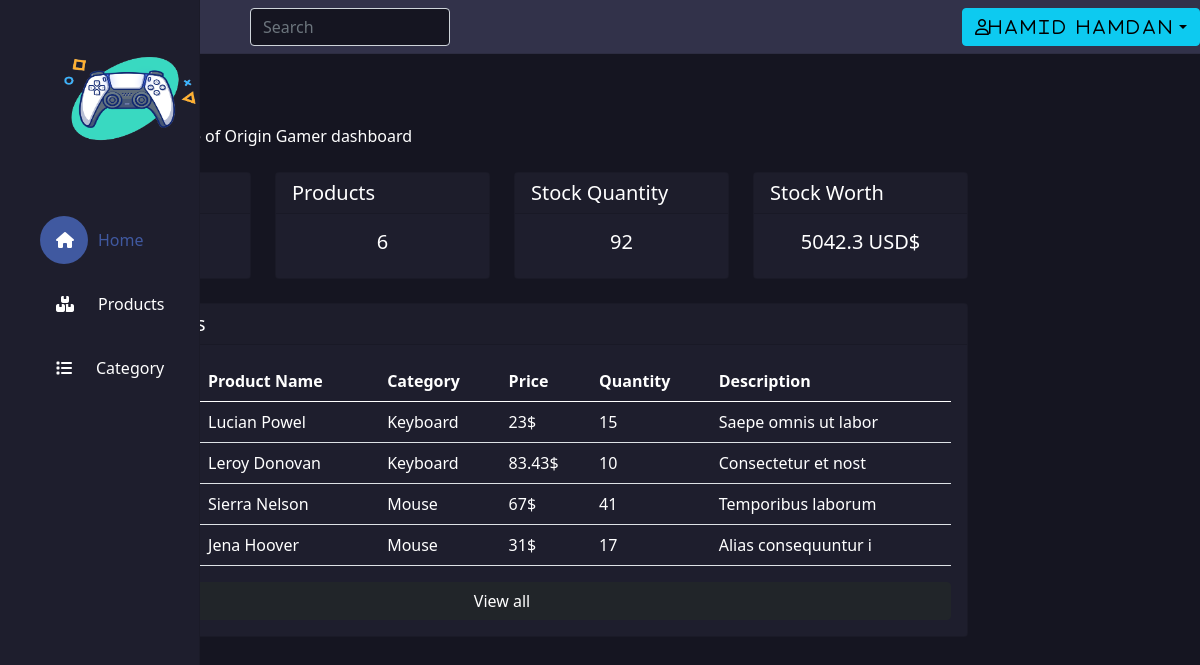
Page /core/ (signed in) on the earlier database version.
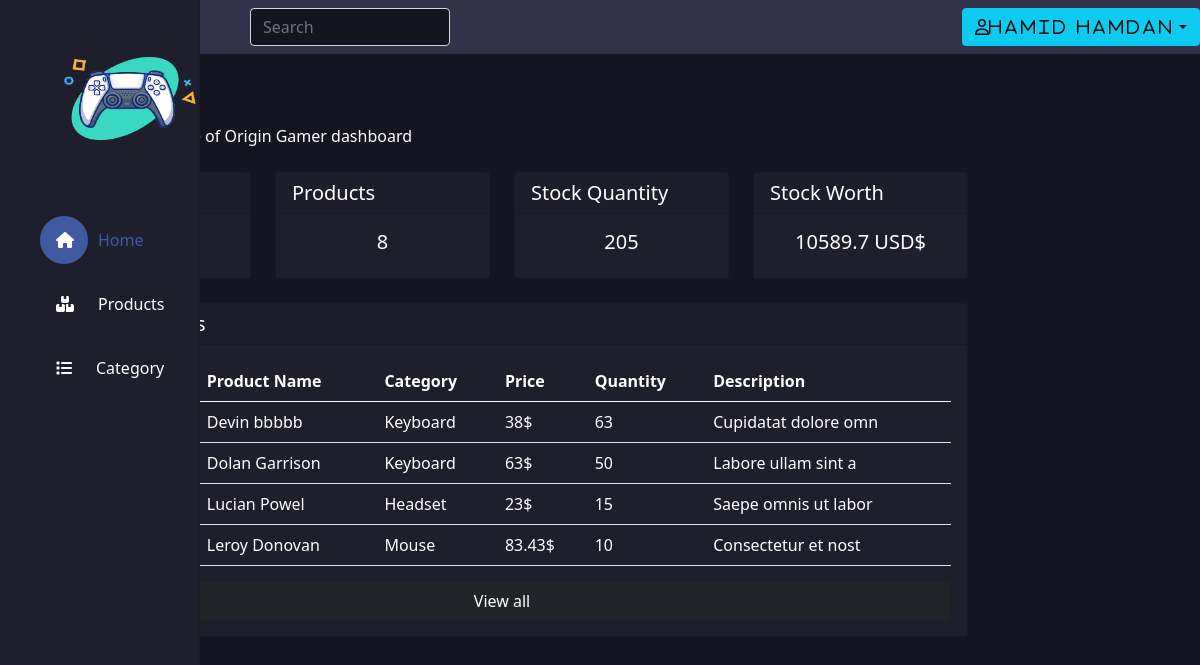
Same page on the later database version.
### tables this page shows
CREATE TABLE `products` (
  `id` int(11) NOT NULL,
  `name` varchar(255) NOT NULL,
  `id_category` int(11) NOT NULL,
  `id_user` int(11) NOT NULL,
  `picture` text NOT NULL,
  `price` float NOT NULL,
  `quantity` int(11) NOT NULL,
  `description` text NOT NULL
);

CREATE TABLE `category` (
  `id` int(11) NOT NULL,
  `name` varchar(255) NOT NULL
);

### controller/database.php (called while the page is built, shortened)
<?php
    function connect(){
        $serv = $_ENV['DB_SERVERNAME'];
        $user = $_ENV['DB_USERNAME'];
        $password = $_ENV['DB_USERPASSWORD'];
        $DB = $_ENV['DB_DATABASE'];
        $con = new mysqli($serv , $user , $password , $DB);
        return $con;
    }
?>

### controller/products.php (called while the page is built, shortened)
<?php
require_once('../controller/database.php');
function GetProducts(){
    $sql = "SELECT p.id AS idProduct, p.name AS nameProduct, p.id_category AS idCategory, p.picture, p.quantity, p.price, p.description, c.name AS nameCategory, c.id AS idCategory
        FROM products p LEFT JOIN category c ON p.id_category = c.id ORDER BY p.id DESC;";
    $result = connect() -> query($sql);
    return $result;
}
function CountProducts(){
    $sql = "SELECT * FROM products";
    $result = connect() -> query($sql);
    return $result;
}
function FourProducts(){
    $sql = "SELECT * FROM products ORDER BY id DESC LIMIT 4 ";
    $result = connect() -> query($sql);
    return $result;
}
function TotalQuantity(){
        $sql = "SELECT SUM(quantity) AS total FROM products";
        $result = connect() -> query($sql);
        return $result;
}

### include/require.php (called while the page is built, shortened)
<?php
include('../controller/products.php');
include('../controller/category.php');
$AllProducts = GetProducts();
$FourProducts = FourProducts();
$AllCategories = GetCategory();
$ProductsCount = CountProducts() -> num_rows;
$res = TotalQuantity() -> fetch_assoc();
$QuantityCount = $res['total'];
$StockNet = 0;
foreach($AllProducts as $product){
    $StockNet += (float)$product['price'] * (float)$product['quantity'];
}

### controller/category.php (called while the page is built, shortened)
<?php
require_once('../controller/database.php');
function GetCategory(){
    $sql = "SELECT * FROM category";
    $result = connect() -> query($sql);
    return $result;
}

### core/index.php (the view, shortened to what the changed rows need)
<?php
    include('../include/require.php');
    $path = "Home";
?>
<!DOCTYPE html>
<html lang="en">
    <head>
        <?php include_once('../include/head.php'); ?>
    </head>
    <body class="background">
        <div class="container-fluid">
            <main class="content col-md-9 ml-sm-auto col-lg-10 px-md-4 p-4 text-white">
                <h1 class="h2"><?= $path ?></h1>
                <div class="row my-4">
                    <div class="col-12 col-md-6 mb-4 mb-lg-0 col-lg-3">
                        <div class="card">
                            <div class="card-body">
                                <h5 class="card-title text-center"><?= $ProductsCount; ?></h5>
                            </div>
                        </div>
                    </div>
                    <div class="col-12 col-md-6 mb-4 mb-lg-0 col-lg-3">
                        <div class="card">
                            <div class="card-body">
                                <h5 class="card-title text-center"><?= $QuantityCount;?></h5>
                            </div>
                        </div>
                    </div>
                    <div class="col-12 col-md-6 mb-4 mb-lg-0 col-lg-3">
                        <div class="card">
                            <div class="card-body">
                                <h5 class="card-title text-center"><?= $StockNet.' USD$';?></h5>
                            </div>
                        </div>
                    </div>
                </div>
                <div class="row">
                    <div class="col-12 col-xl-12 mb-4 mb-lg-0">
                        <div class="card">
                            <div class="card-body">
                                <div class="table-responsive">
                                    <table class="table text-white">
                                        <thead>
                                            <tr>
                                                <th scope="col">Id</th>
                                                <th scope="col">Picture</th>
                                                <th scope="col">Product Name</th>
                                                <th scope="col">Category</th>
                                                <th scope="col">Price</th>
                                                <th scope="col">Quantity</th>
                                                <th scope="col">Description</th>
                                            </tr>
                                        </thead>
                                        <tbody>
                                            <?php foreach($FourProducts as $product) {?>
                                            <tr>
                                                <th scope="row"><?= $product['id']; ?></th>
                                                <?php if(!empty($product['picture'])){
                                                    echo '<td><img src="'.$product['picture'].'" style="width:4rem;" /></td>';
                                                }else{
                                                    echo '<td><img src="../assets/img/logo/frame.png" style="width:4rem;" /></td>';
                                                    } ?>
                                                <td><?= $product['name']; ?></td>
                                                <?php foreach($AllCategories as $Category){
                                                        if($Category['id'] == $product['id_category']){
                                                            echo "<td>".$Category['name']."</td>";
                                                        }
                                                    }
                                                ?>
                                                <td><?= $product['price'].'$'; ?></td>
                                                <td><?= $product['quantity']; ?></td>
                                                <td><?= $product['description']; ?></td>
                                            </tr>
                                            <?php } ?>
                                        </tbody>
                                    </table>
                                </div>
                            </div>
                        </div>
                    </div>
                </div>
            </main>
        </div>
    </body>
</html>

Differences in the rows shown:
no longer on this page (row edited): products: name "Sierra Nelson", price "67", quantity "41", description "Temporibus laborum", category (name "Mouse")
no longer on this page (row edited): products: name "Jena Hoover", price "31", quantity "17", description "Alias consequuntur i", category (name "Mouse")
added products: name "Devin bbbbb", price "38", quantity "63", description "Cupidatat dolore omn", category (name "Keyboard")
added products: name "Dolan Garrison", price "63", quantity "50", description "Labore ullam sint a", category (name "Keyboard")
changed products "Lucian Powel": gains category (name "Headset"); loses category (name "Keyboard")
changed products "Leroy Donovan": gains category (name "Mouse"); loses category (name "Keyboard")
Other differences:
$ProductsCount: "6" → "8"
$QuantityCount: "92" → "205"
$StockNet: "5042.3" → "10589.7"
